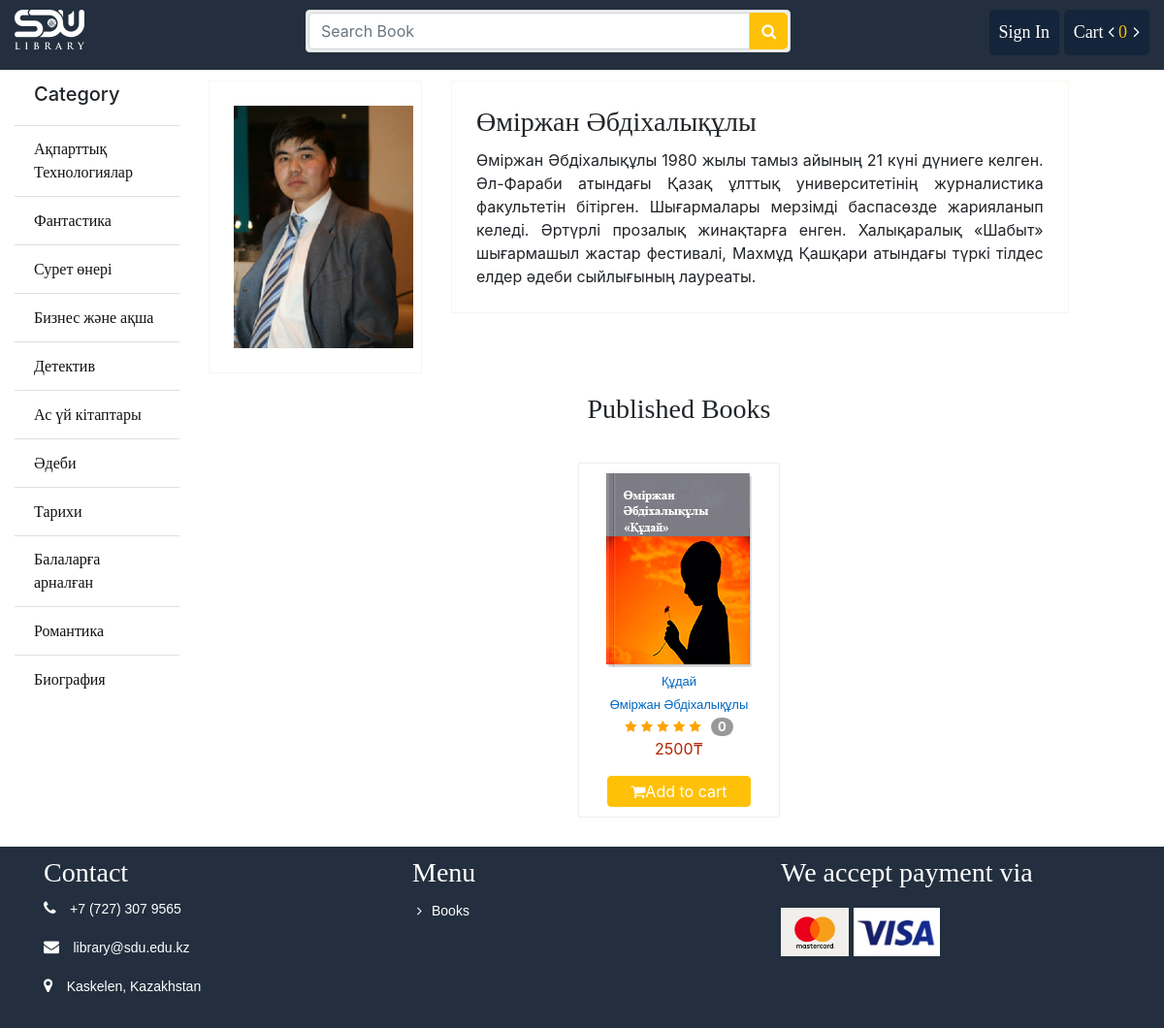
Screenshot of /writer/7 with the database file from the repository.
### store/models.py (models this page shows, shortened)
class Category(models.Model):
	name = models.CharField(max_length = 100)
	slug = models.SlugField(max_length = 150, unique=True ,db_index=True)
	icon = models.FileField(upload_to = "category/")
	create_at = models.DateTimeField(auto_now_add = True)
	updated_at = models.DateTimeField(auto_now_add = True)

class Writer(models.Model):
	name = models.CharField(max_length = 100)
	slug = models.SlugField(max_length=150, unique=True ,db_index=True)
	bio = models.TextField()
	pic = models.FileField(upload_to = "writer/")
	create_at = models.DateTimeField(auto_now_add = True)
	updated_at = models.DateTimeField(auto_now_add = True)
	def __str__(self):
		return self.name

class Book(models.Model):
	writer = models.ForeignKey(Writer, on_delete = models.CASCADE)
	category = models.ForeignKey(Category, on_delete = models.CASCADE)
	name = models.CharField(max_length = 100)
	slug = models.SlugField(max_length=100, db_index=True)
	price = models.IntegerField()
	stock = models.IntegerField()
	coverpage = models.FileField(upload_to = "coverpage/")
	bookpage = models.FileField(upload_to = "bookpage/")
	created = models.DateTimeField(auto_now_add=True)
	updated = models.DateTimeField(auto_now=True)
	totalreview = models.IntegerField(default=1)
	totalrating = models.IntegerField(default=5)
	status = models.IntegerField(default=0)
	description = models.TextField()

### store/views.py (the view)
# urls.py: path('writer/<int:id>', views.get_writer, name = "writer"),
def get_writer(request, id):
    wrt = get_object_or_404(Writer, id=id)
    book = Book.objects.filter(writer_id=wrt.id)
    context = {
        "wrt": wrt,
        "book": book
    }
    return render(request, "store/writer.html", context)

### cart/cart.py (called while the page is built)
    def __len__(self):
        return sum(item['quantity'] for item in self.cart.values())

### store/context_processors.py (called while the page is built)
def sidebar(request):
	categories = Category.objects.all()
	context = {
		"cat":categories
	}
	return context

def cart(request):
	cart = Cart(request)
	context = {
		"cart": cart
	}
	return context

### store/templatetags/customfunction.py (called while the page is built)
@register.filter(name='text_short')
def text_short(value):
	temp = value[0:50]
	return temp

### store/templates/store/writer.html
{% extends 'store/base.html' %}
{% load static %}
{% load customfunction %}
{% block container %}
			<div class="row">
				<div class="col-sm-12">
					<div class="row">
						<div class="col-sm-3">
							<div class="view-details">
								<img src="{{ wrt.pic.url }}">
							</div>
						</div>
						<div class="col-sm-8">
							<div class="product-information">
								<h3>{{ wrt.name }}</h3>
								<article class="text-justify" style="margin-top:10px;">{{ wrt.bio }}</article>
							</div>
						</div>
					</div>
				</div>
				<div class="col-sm-12">
					<div class="titleheader">
						<h3 class="h2header text-center">Published Books</h3>
					</div>
					<div class="regulara sliderzx">
						{% for item in book %}
						<div class="book-wrapper text-center">
							<div class="coverpage">
								<img src="{{ item.coverpage.url }}"/>
							</div>
							<a href="{% url 'store:book' id=item.id %}">{{ item.name|text_short }}</a>
							<a href="{% url 'store:writer' id=item.writer.id %}">{{ item.writer }}</a>
							<div class="rating">
								{{ item.totalrating|averagerating:item.totalreview }}
								<span class="totalrating">{{ item.totalreview|add:-1 }}</span>
							</div>
							<p> {{ item.price }}₸</p>
							<button class="btn btn-warning" id="addTocart" data-book-id="{{ item.id }}">
									<i class="fa fa-shopping-cart""></i>Add to cart
								</button>
						</div>
						{% endfor %}
					</div>
				</div>
			</div>
{% endblock %}

### store/templates/store/bin/sidebar.html
			<ul class="list-group list-group-flush">
				<li class="list-group-item"><h5>Category</h5></li>
				{% for p in cat %}
				<li class="list-group-item"><a href="{% url 'store:category' id=p.id %}">{{p.name}}</a></li>
				{% endfor %}
			</ul>

### store/static/css/style.css (style rules this page uses)
.titleheader { margin-top: 20px; display: block; text-align: center; }
.titleheader > h3, a { font-family: "Times New Roman", Times, serif; display: inline-block; }
.sliderzx { width: 94%; margin: 20px auto; }
.book-wrapper { max-width: 250px; margin: 10px; border: 1px solid #efefef; padding: 10px; display: inline-block; }
.book-wrapper .btn { width: 80%; margin: auto; }
.book-wrapper p { color: #B12704; }
.book-wrapper a { display: block; padding-top:5px; font-family: Arial, Helvetica, sans-serif; color: #0066c0; text-decoration: none; white-space: normal; letter-spacing: normal; font-size: 13px!important; line-height: 19px!important; }
.coverpage img { max-height: 200px; max-width: 150px; margin: auto; }
.totalrating { display: inline-block; min-width: 10px; padding: 3px 7px; font-weight: bold; line-height: 1; color: #fff; text-align: center; white-space: nowrap; background-color: #999; border-radius: 10px; margin-left: 6px; }
.rating span { font-size: 13px; }
.checked { color: orange; }
ul li { list-style: none; }
.list-group li a { color: #111; }
.btn-warning, .btn-warning:hover { color: #fff; }
.book-wrapper .btn, .pricebox .btn { padding: 3px }
.view-details { position: relative; border: 1px solid #F7F7F0; padding:25px; overflow: hidden; margin-top: 10px; }
.view-details img { max-height: 250px; transition: all 0.3s ease-in-out; }
.product-information, .pricebox { border: 1px solid #F7F7F0; padding:25px; margin-top: 10px; }
.product-information h3 { font-family: "Times New Roman", Times, serif; }

### rows the page displays
Category: name "Ақпарттық Технологиялар"
Category: name "Фантастика"
Category: name "Сурет өнері"
Category: name "Бизнес және ақша"
Category: name "Детектив"
Category: name "Ас үй кітаптары"
Category: name "Әдеби"
Category: name "Тарихи"
Category: name "Балаларға арналған"
Category: name "Романтика"
Category: name "Биография"
Writer: pic (picture), name "Өміржан Әбдіхалықұлы", bio "Өміржан Әбдіхалықұлы 1980 жылы тамыз айының 21 күні дүниеге келген. Әл-Фараби атындағы Қазақ ұлттық университетінің журналистика факультетін бітірген. Шығармалары мерзімді баспасөзде жарияланып келеді. Әртүрлі прозалық жинақтарға енген. Халықаралық «Шабыт» шығармашыл жастар фестивалі, Махмұд Қашқари атындағы түркі тілдес елдер әдеби сыйлығының лауреаты."
Book: coverpage (picture), name|text_short "Құдай", writer "Өміржан Әбдіхалықұлы", totalreview|add "0", price "2500"

### other values shown
{{ cart|length }} "0"
